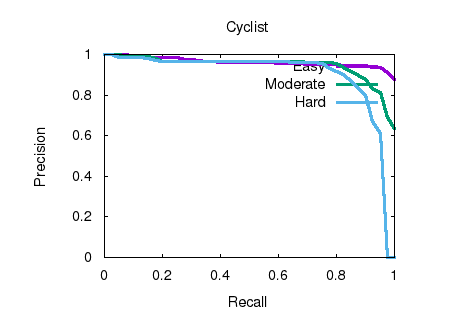

The script that saved this image:
set term postscript eps enhanced color font "Helvetica" 20
set output "cyclist_detection_AP.eps"
set size ratio 0.7
set xrange [0:1]
set yrange [0:1]
set xlabel "Recall"
set ylabel "Precision"
set title "Cyclist"
plot "cyclist_detection_AP.txt" using 1:2 title 'Easy' with lines ls 1 lw 5,"cyclist_detection_AP.txt" using 1:3 title 'Moderate' with lines ls 2 lw 5,"cyclist_detection_AP.txt" using 1:4 title 'Hard' with lines ls 3 lw 5